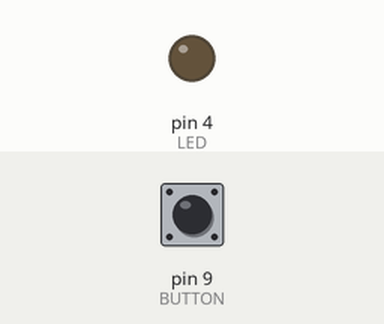
Simulated run of this sketch. Board: Arduino Uno, built with avr-gcc and run on an emulated ATmega328P. Parts: output pins drawn as LEDs (lit = HIGH). The inputs (shaded band) are chosen by the test bench; at power-on: pin 9 (BUTTON) HIGH. What the sketch prints to the serial monitor is not drawn.

Above: at 1.2 s.
1.3 s: pin 9 (BUTTON) pulled LOW for 0.15 s
At 1.37 s:
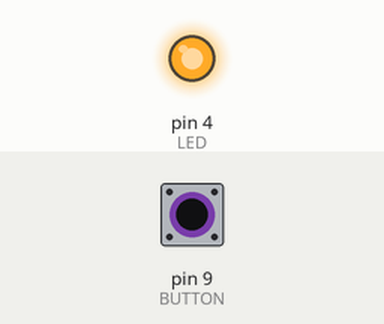
2.9 s: pin 9 (BUTTON) pulled LOW for 3.2 s
At 7.2 s:
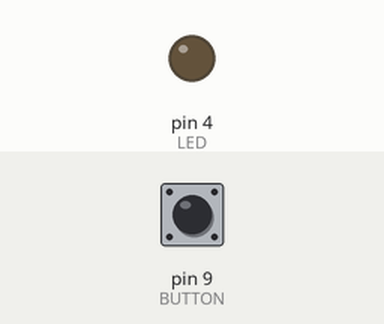
Timing chart, 0 to 8.7 s (numbered marks = the images above; inputs shaded):
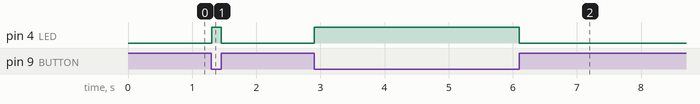

Measured:
- after the input at 1.3 s, pin 4 (LED): LOW → HIGH at once, → LOW 0.15 s later
- after the input at 2.9 s, pin 4 (LED): LOW → HIGH at once, → LOW 3.2 s later

The sketch:

Arduino_input.ino
```cpp
const int LED = 4;
const int BUTTON = 9;
void setup() {
  // put your setup code here, to run once:
  pinMode(LED, OUTPUT);
  pinMode(BUTTON, INPUT_PULLUP);
  Serial.begin(9600);

}

void loop() {
  // put your main code here, to run repeatedly:
  Serial.println(digitalRead(BUTTON));
  if(!digitalRead(BUTTON)){
      digitalWrite(LED, HIGH);
  }else{
    digitalWrite(LED, LOW);
  }
}
```
